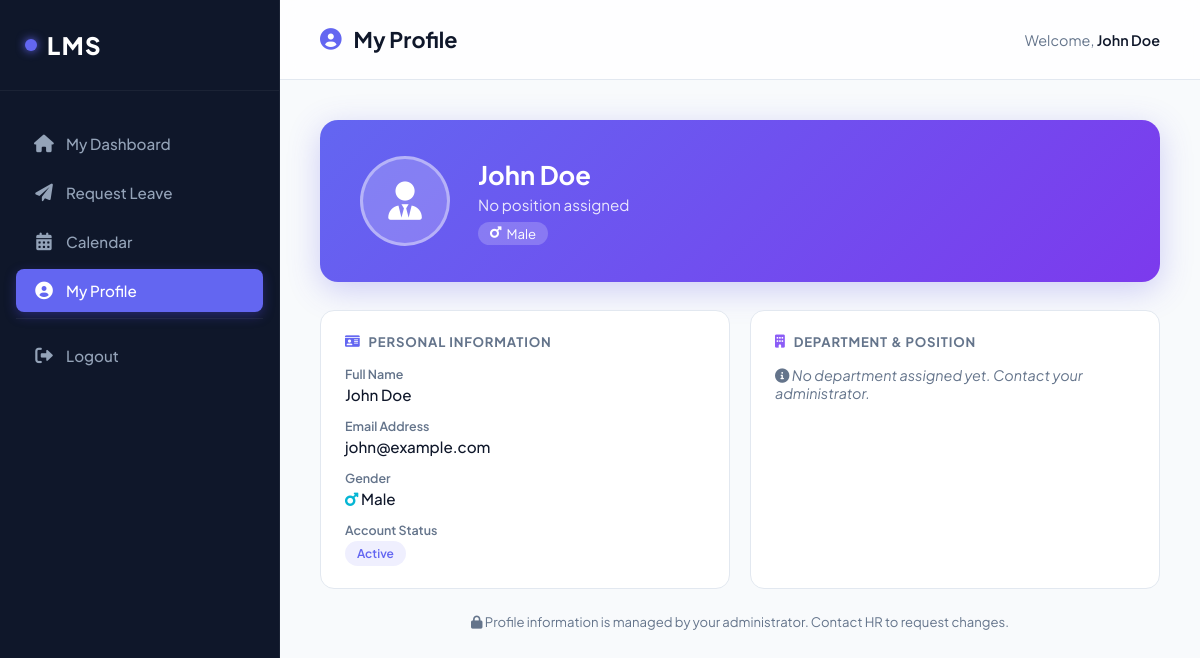
Screenshot of /my_profile.php (signed in) with the database file from the repository.
### tables this page shows
CREATE TABLE `users` (
  `id` int(11) NOT NULL,
  `name` varchar(100) NOT NULL,
  `email` varchar(100) NOT NULL,
  `password` varchar(255) NOT NULL,
  `role` enum('Employee','Manager','Admin') DEFAULT 'Employee',
  `status` enum('Pending','Active','Rejected') NOT NULL DEFAULT 'Pending',
  `department` varchar(100) DEFAULT NULL,
  `department_id` int(11) DEFAULT NULL,
  `position` varchar(100) DEFAULT NULL,
  `position_id` int(11) DEFAULT NULL,
  `first_name` varchar(100) DEFAULT NULL,
  `middle_name` varchar(100) DEFAULT NULL,
  `last_name` varchar(100) DEFAULT NULL,
  `gender` enum('Male','Female') NOT NULL DEFAULT 'Male'
);

### includes/auth_check.php (called while the page is built, shortened)
<?php
function e($value) {
    return htmlspecialchars($value ?? '', ENT_QUOTES, 'UTF-8');
}
?>

### my_profile.php (the view, shortened to what this page needs)
<?php
require_once 'includes/config.php';
require_once 'includes/auth_check.php';
$user_id = $_SESSION['user_id'];
$stmt = $pdo->prepare("
    SELECT u.*, d.name AS dept_name, d.description AS dept_desc,
           p.title AS pos_title, p.job_description AS pos_jd
    FROM users u
    LEFT JOIN departments d ON u.department_id = d.id
    LEFT JOIN positions   p ON u.position_id   = p.id
    WHERE u.id = ?
");
$stmt->execute([$user_id]);
$user = $stmt->fetch();
?>
<!DOCTYPE html>
<html lang="en">
<head>
    <link rel="stylesheet" href="assets/style.css">
    <link rel="stylesheet" href="https://cdnjs.cloudflare.com/ajax/libs/font-awesome/6.0.0/css/all.min.css">
</head>
<body>
    <?php include 'includes/sidebar.php'; ?>
    <div class="main-content">
        <div class="top-nav">
            <h2><i class="fas fa-user-circle"></i> My Profile</h2>
            <div class="user-info"><span>Welcome, <strong><?php echo e($_SESSION['name']); ?></strong></span></div>
        </div>
        <div class="content-wrapper">
            <div class="profile-hero">
                <div class="profile-avatar">
                    <i class="fas <?php echo $user['gender'] === 'Female' ? 'fa-user-tie' : 'fa-user-tie'; ?>"></i>
                </div>
                <div>
                    <h2><?php echo e($user['name']); ?></h2>
                    <div class="subtitle">
                        <?php echo e($user['pos_title'] ?? ($user['position'] ?? 'No position assigned')); ?>
                    </div>
                    <div class="badge-gender">
                        <i class="fas <?php echo $user['gender'] === 'Female' ? 'fa-venus' : 'fa-mars'; ?>"></i>
                        <?php echo e($user['gender']); ?>
                    </div>
                </div>
            </div>
            <div class="info-section">
                <div class="info-card">
                    <h4><i class="fas fa-id-card" style="color: var(--primary);"></i> Personal Information</h4>
                    <div class="info-row">
                        <span class="label">Full Name</span>
                        <span class="value"><?php echo e($user['name']); ?></span>
                    </div>
                    <div class="info-row">
                        <span class="label">Email Address</span>
                        <span class="value"><?php echo e($user['email']); ?></span>
                    </div>
                    <div class="info-row">
                        <span class="label">Gender</span>
                        <span class="value">
                            <i class="fas <?php echo $user['gender'] === 'Female' ? 'fa-venus' : 'fa-mars'; ?>"
                               style="color: <?php echo $user['gender'] === 'Female' ? '#ec4899' : '#06b6d4'; ?>"></i>
                            <?php echo e($user['gender']); ?>
                        </span>
                    </div>
                    <div class="info-row">
                        <span class="label">Account Status</span>
                        <span class="value">
                            <?php
                            $status_class = 'pending';
                            if ($user['status'] === 'Active') $status_class = 'approved';
                            ?>
                            <span class="badge badge-<?php echo $status_class; ?>"><?php echo e($user['status']); ?></span>
                        </span>
                    </div>
                </div>
                <div class="info-card">
                    <h4><i class="fas fa-building" style="color: #8b5cf6;"></i> Department & Position</h4>
                    <?php if ($user['dept_name'] || $user['department']): ?>
                    <div class="info-row">
                        <span class="label">Department</span>
                        <span class="value"><?php echo e($user['dept_name'] ?? $user['department']); ?></span>
                    </div>
                    <?php if ($user['dept_desc']): ?>
                    <div class="info-row">
                        <span class="label">Department Description</span>
                        <span class="value" style="font-size: 0.87rem; color: var(--text-muted);"><?php echo e($user['dept_desc']); ?></span>
                    </div>
                    <?php endif; ?>
                    <div class="info-row">
                        <span class="label">Job Title</span>
                        <span class="value"><?php echo e($user['pos_title'] ?? $user['position'] ?? '—'); ?></span>
                    </div>
                    <?php else: ?>
                    <p style="color: var(--text-muted); font-style: italic; font-size: 0.9rem;">
                        <i class="fas fa-info-circle"></i> No department assigned yet. Contact your administrator.
                    </p>
                    <?php endif; ?>
                </div>
            </div>
            <p style="text-align: center; color: var(--text-muted); font-size: 0.82rem; margin-top: 20px;">
                <i class="fas fa-lock"></i> Profile information is managed by your administrator. Contact HR to request changes.
            </p>
        </div>
    </div>
</body>
</html>

### assets/style.css (style rules this page uses)
:root { --color-primary: #6366f1; --color-dark: #0f172a; --color-light: #f8fafc; --primary: var(--color-primary); --primary-hover: #4f46e5; --primary-light: rgba(99, 102, 241, 0.08); --dark: var(--color-dark); --sidebar-bg: var(--color-dark); --sidebar-hover: #1e293b; --sidebar-text: #94a3b8; --sidebar-active-text: #ffffff; --bg-main: var(--color-light); --card-bg: #ffffff; --text-main: var(--color-dark); --text-muted: #64748b; --border: #e2e8f0; --success: var(--color-primary); --success-bg: rgba(99, 102, 241, 0.1); --success-text: var(--color-primary); --warning: var(--color-dark); --warning-bg: rgba(15, 23, 42, 0.08); --warning-text: var(--color-dark); --danger: var(--color-dark); --danger-bg: rgba(15, 23, 42, 0.05); --danger-text: #64748b; --shadow-sm: 0 1px 2px 0 rgba(0, 0, 0, 0.05); --shadow-md: 0 4px 6px -1px rgba(0, 0, 0, 0.1), 0 2px 4px -1px rgba(0, 0, 0, 0.06); --shadow-lg: 0 10px 15px -3px rgba(0, 0, 0, 0.1), 0 4px 6px -2px rgba(0, 0, 0, 0.05); --shadow-premium: 0 20px 25px -5px rgba(0,0,0,0.05), 0 10px 10px -5px rgba(0,0,0,0.04); --radius-sm: 8px; --radius-md: 12px; --radius-lg: 16px; --transition: all 0.3s cubic-bezier(0.4, 0, 0.2, 1); }
* { box-sizing: border-box; margin: 0; padding: 0; }
body { font-family: 'Plus Jakarta Sans', -apple-system, BlinkMacSystemFont, "Segoe UI", Roboto, Helvetica, Arial, sans-serif; background: var(--bg-main); color: var(--text-main); display: flex; min-height: 100vh; -webkit-font-smoothing: antialiased; }
.main-content { flex-grow: 1; margin-left: 280px; display: flex; flex-direction: column; min-width: 0; }
.top-nav { background: rgba(255, 255, 255, 0.8); backdrop-filter: blur(10px); height: 80px; display: flex; align-items: center; justify-content: space-between; padding: 0 40px; position: sticky; top: 0; border-bottom: 1px solid var(--border); z-index: 999; }
.top-nav h2 { font-size: 1.35rem; font-weight: 700; color: var(--text-main); display: flex; align-items: center; gap: 12px; }
.top-nav h2 i { color: var(--primary); }
.user-info { font-size: 0.9rem; color: var(--text-muted); }
.user-info strong { color: var(--text-main); font-weight: 600; }
.content-wrapper { padding: 40px; max-width: 1400px; width: 100%; margin: 0 auto; }
.badge { display: inline-block; padding: 5px 12px; border-radius: 50px; font-size: 0.75rem; font-weight: 600; text-transform: capitalize; color: #ffffff; }
.badge-approved { background: var(--success-bg); color: var(--success-text); }

### my_profile.php (style rules this page uses)
.profile-hero { background: linear-gradient(135deg, var(--primary) 0%, #7c3aed 100%); border-radius: 18px; padding: 36px 40px; color: #fff; display: flex; align-items: center; gap: 28px; margin-bottom: 28px; box-shadow: 0 8px 32px rgba(79,70,229,0.25); }
.profile-avatar { width: 90px; height: 90px; border-radius: 50%; background: rgba(255,255,255,0.2); display: flex; align-items: center; justify-content: center; font-size: 2.4rem; color: #fff; border: 3px solid rgba(255,255,255,0.4); flex-shrink: 0; }
.profile-hero h2 { font-size: 1.6rem; font-weight: 700; margin-bottom: 4px; }
.profile-hero .subtitle { font-size: 0.95rem; opacity: 0.85; }
.profile-hero .badge-gender { display: inline-flex; align-items: center; gap: 5px; background: rgba(255,255,255,0.2); border-radius: 20px; padding: 3px 12px; font-size: 0.82rem; margin-top: 8px; }
.info-section { display: grid; grid-template-columns: 1fr 1fr; gap: 20px; margin-bottom: 24px; }
.info-card { background: #fff; border: 1px solid var(--border); border-radius: 14px; padding: 22px 24px; box-shadow: var(--shadow); }
.info-card h4 { font-size: 0.82rem; font-weight: 700; text-transform: uppercase; letter-spacing: 0.8px; color: var(--text-muted); margin-bottom: 16px; display: flex; align-items: center; gap: 8px; }
.info-row { display: flex; flex-direction: column; margin-bottom: 14px; }
.info-row:last-child { margin-bottom: 0; }
.info-row .label { font-size: 0.78rem; color: var(--text-muted); font-weight: 600; margin-bottom: 3px; }
.info-row .value { font-size: 0.95rem; color: var(--text); font-weight: 500; }

### rows the page displays
users: name "John Doe", gender "Male", email "john@example.com", status "Active"

### other values shown
$_SESSION['name'] "John Doe"
$user['pos_title'] "No position assigned"
